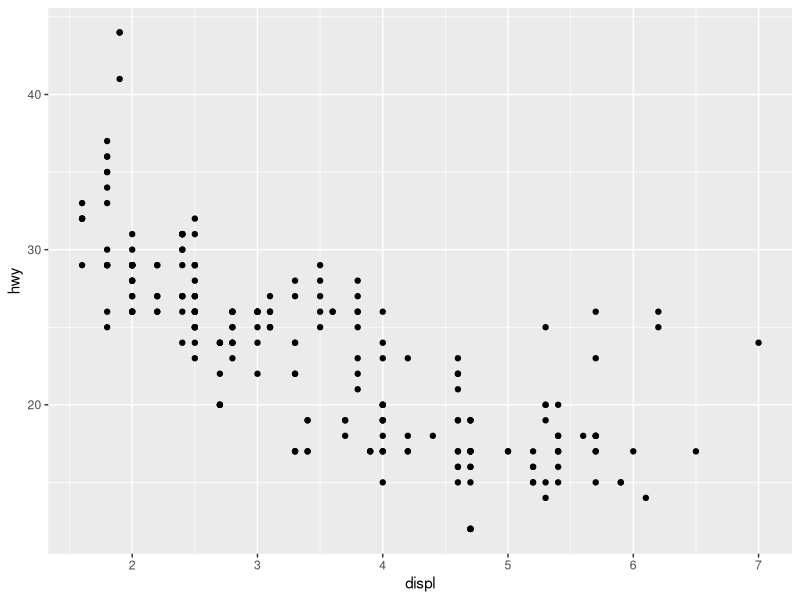
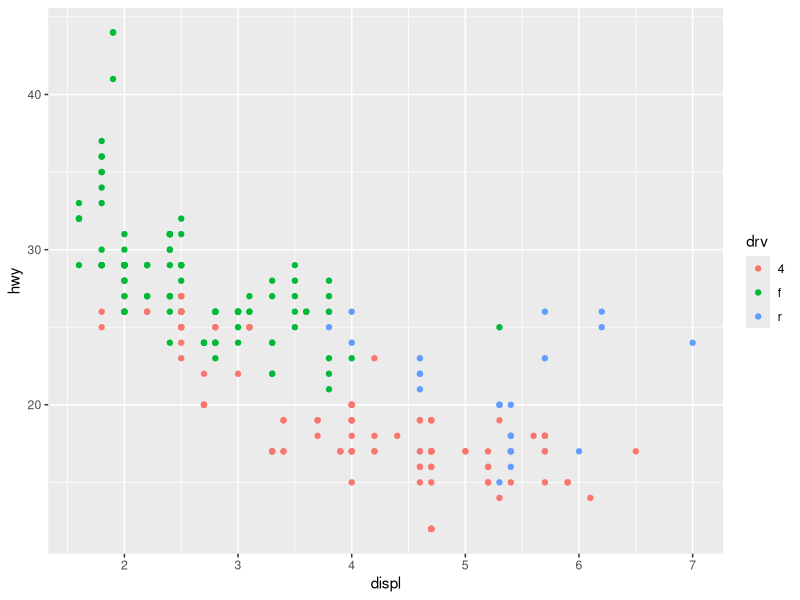
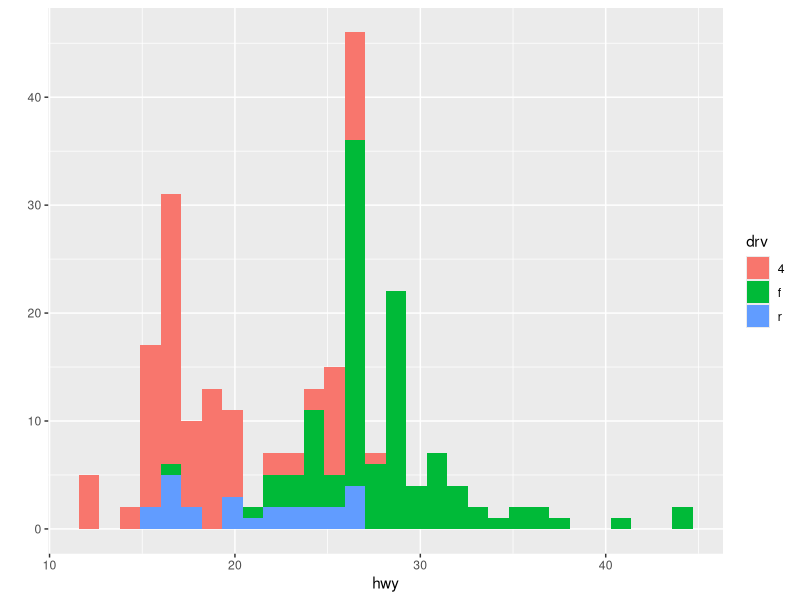
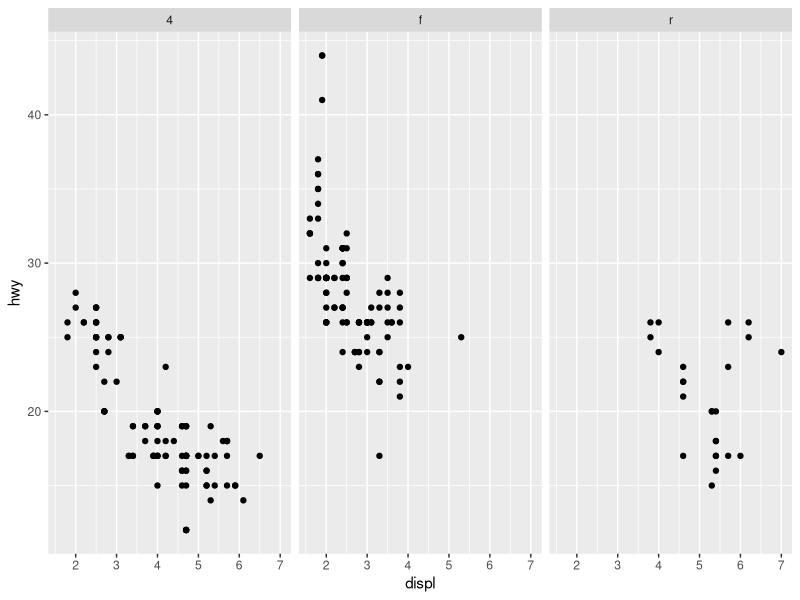
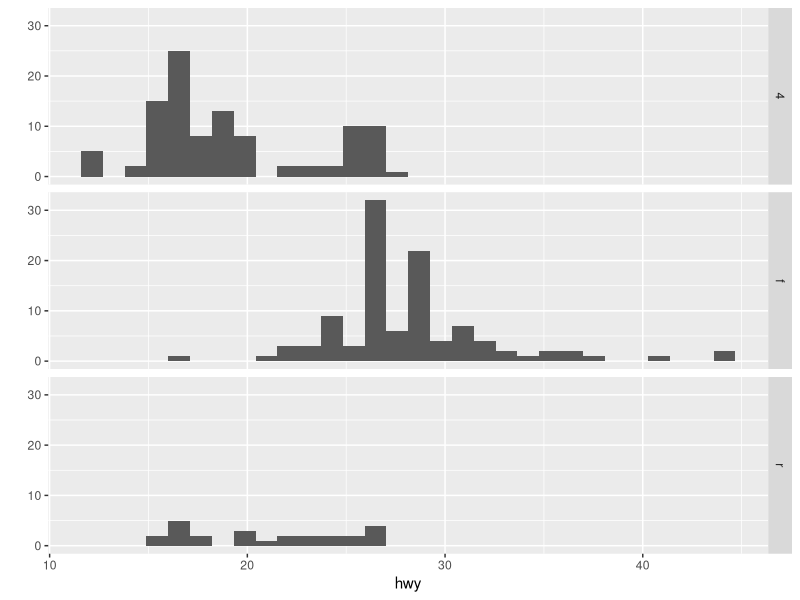
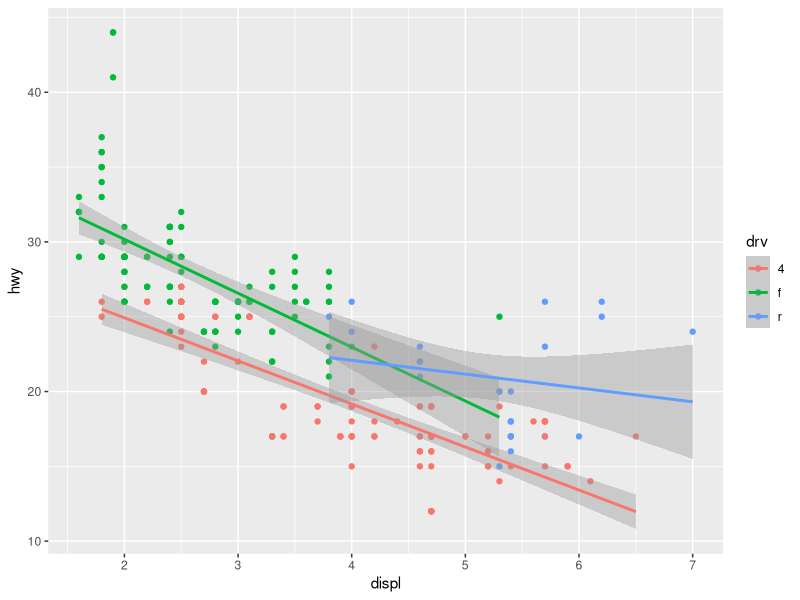
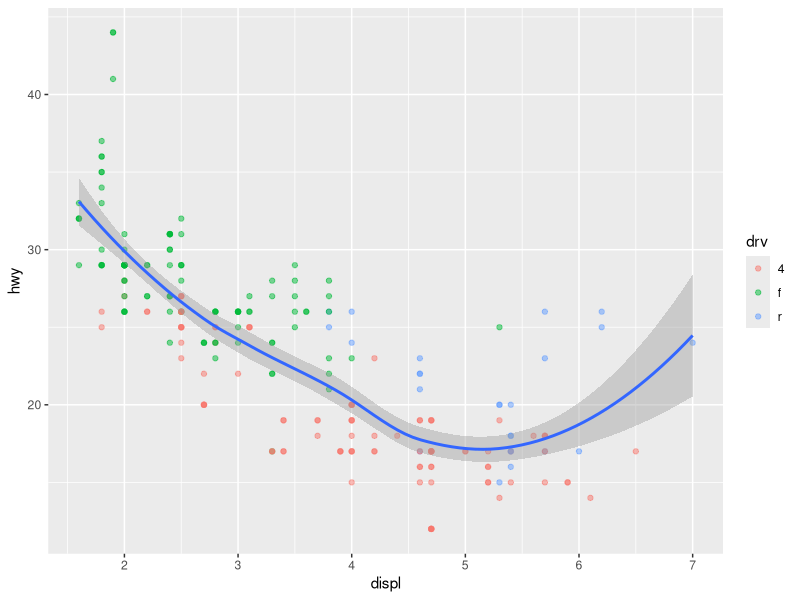
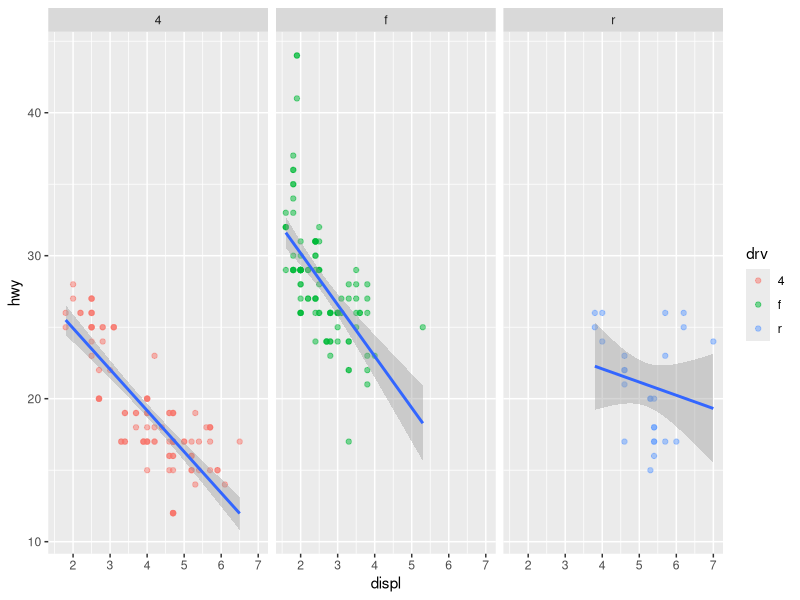

Reproduce these figures in R, in order.
# ***********************ggplot2***********************
library(ggplot2)
# Basic components of ggplot2 plot
# + A data frame
# + Aesthetic mappings
# + geoms -- objects like points, lines, shapes
# + facets -- for conditional plots
# + stats -- stat. trans. like binning, quantiles, smoothing
# + scales -- what scale an aesthetic map uses
# + coordinate systems
# qplot() is the basic function of ggplot2
# color to give different colors. shape to give different shapes
qplot(displ,hwy, data = mpg)
qplot(displ,hwy, data = mpg, color = drv)
# you can make a histogram ussing a single data
qplot(hwy,data = mpg, fill = drv)
# facets argument helps you to make side by side plots
# variable to the right means one col, left means two col
# replace . to enter label
qplot(displ,hwy, data = mpg, facets = .~drv)
qplot(hwy,data = mpg, facets = drv~.)
# geom_smooth() to make linear lines
qplot(displ,hwy, data = mpg, color = drv) + geom_smooth(method = "lm")
# Saving plots in higher qualities
plot <- qplot(log(hwy),data = mpg, geom = "density", color = drv)
ggsave(plot, file = "myplot.png", dpi = 1000)

# Using ggplot to systematically make a plot
g <- ggplot(mpg, aes(displ,hwy))
# adding points
g <- g + geom_point(aes(color = drv),alpha = 1/2)
# Adding more layers: smooth
g + geom_smooth()
g <- g + geom_smooth(method = "lm")
# adding facets
g + facet_grid(.~drv)
# annotations using xlab(), ylab(), labs(), ggtitle()
# theme() to make changes globally
# two std themes theme_gray() theme_bw()
# modyfying aesthetics
# color, size and alpha(transparency) in points
# linetype, method, se in smooth
# base_family in different themes
# axis limits
# ylim,xlim, coord_cartesian to set limits
# cut() for ranges
# *************************************************************